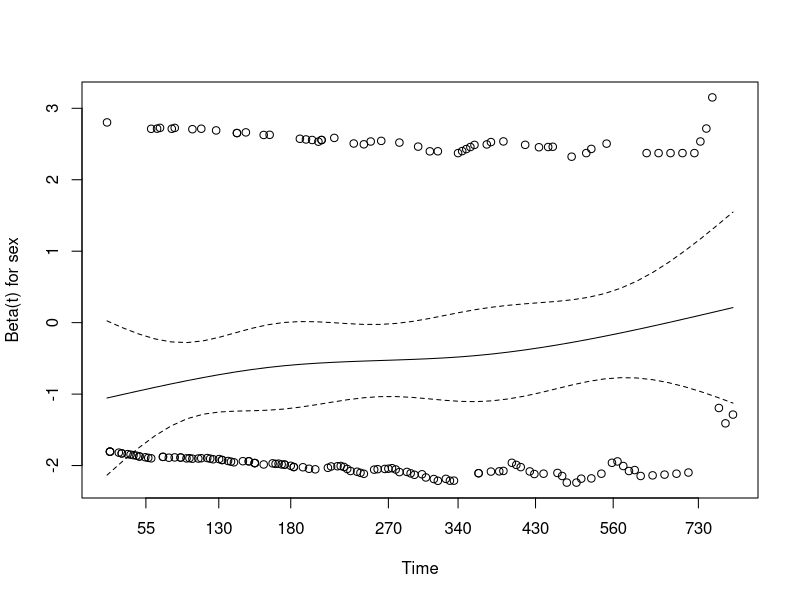

Here is the R script that generated this plot:
## ---- chunk 1
knitr::opts_chunk$set(echo = TRUE)
## ---- chunk 2
# Load required package and data
library(survival)
data(lung)

# Fit the Cox Proportional Hazards Model
cox_model_sex <- coxph(Surv(time, status) ~ sex, data = lung)

# Summarize the model
summary(cox_model_sex)
## ---- chunk 3
# Test proportional hazards assumption
ph_assumption <- cox.zph(cox_model_sex)

# Plot Schoenfeld residuals for sex
plot(ph_assumption, var = "sex")
## ---- chunk 4
# Fit the Cox Proportional Hazards Model adjusting for age
cox_model_sex_age <- coxph(Surv(time, status) ~ sex + age, data = lung)

# Summarize the model
summary(cox_model_sex_age)
